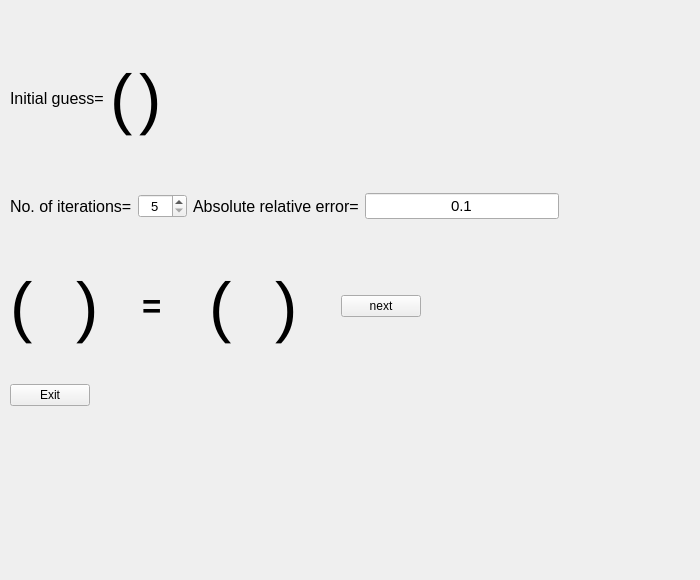
<?xml version="1.0" encoding="UTF-8"?>
<ui version="4.0">
 <class>Iterative</class>
 <widget class="QWidget" name="Iterative">
  <property name="geometry">
   <rect>
    <x>0</x>
    <y>0</y>
    <width>700</width>
    <height>580</height>
   </rect>
  </property>
  <property name="windowTitle">
   <string>Form</string>
  </property>
  <widget class="QWidget" name="layoutWidget">
   <property name="geometry">
    <rect>
     <x>10</x>
     <y>10</y>
     <width>799</width>
     <height>209</height>
    </rect>
   </property>
   <layout class="QVBoxLayout" name="verticalLayout">
    <item>
     <layout class="QHBoxLayout" name="horizontalLayout">
      <item>
       <widget class="QLabel" name="label">
        <property name="font">
         <font>
          <pointsize>12</pointsize>
         </font>
        </property>
        <property name="text">
         <string>Initial guess=</string>
        </property>
       </widget>
      </item>
      <item>
       <widget class="QLabel" name="label_2">
        <property name="font">
         <font>
          <pointsize>50</pointsize>
          <weight>50</weight>
          <bold>false</bold>
         </font>
        </property>
        <property name="text">
         <string>(</string>
        </property>
       </widget>
      </item>
      <item>
       <layout class="QGridLayout" name="guessgrid"/>
      </item>
      <item>
       <widget class="QLabel" name="label_3">
        <property name="font">
         <font>
          <pointsize>50</pointsize>
         </font>
        </property>
        <property name="text">
         <string>)</string>
        </property>
       </widget>
      </item>
      <item>
       <spacer name="horizontalSpacer_2">
        <property name="orientation">
         <enum>Qt::Horizontal</enum>
        </property>
        <property name="sizeHint" stdset="0">
         <size>
          <width>40</width>
          <height>20</height>
         </size>
        </property>
       </spacer>
      </item>
     </layout>
    </item>
    <item>
     <layout class="QHBoxLayout" name="horizontalLayout_2">
      <item>
       <widget class="QLabel" name="iterationlabel">
        <property name="font">
         <font>
          <pointsize>12</pointsize>
         </font>
        </property>
        <property name="text">
         <string>No. of iterations=</string>
        </property>
       </widget>
      </item>
      <item>
       <widget class="QSpinBox" name="iteration">
        <property name="font">
         <font>
          <pointsize>10</pointsize>
         </font>
        </property>
        <property name="alignment">
         <set>Qt::AlignCenter</set>
        </property>
        <property name="minimum">
         <number>5</number>
        </property>
        <property name="maximum">
         <number>200</number>
        </property>
       </widget>
      </item>
      <item>
       <widget class="QLabel" name="errorlabel">
        <property name="font">
         <font>
          <pointsize>12</pointsize>
         </font>
        </property>
        <property name="text">
         <string>Absolute relative error=</string>
        </property>
       </widget>
      </item>
      <item>
       <widget class="QLineEdit" name="error">
        <property name="font">
         <font>
          <pointsize>11</pointsize>
         </font>
        </property>
        <property name="text">
         <string>0.1</string>
        </property>
        <property name="alignment">
         <set>Qt::AlignCenter</set>
        </property>
       </widget>
      </item>
      <item>
       <spacer name="horizontalSpacer">
        <property name="orientation">
         <enum>Qt::Horizontal</enum>
        </property>
        <property name="sizeType">
         <enum>QSizePolicy::Expanding</enum>
        </property>
        <property name="sizeHint" stdset="0">
         <size>
          <width>250</width>
          <height>20</height>
         </size>
        </property>
       </spacer>
      </item>
     </layout>
    </item>
   </layout>
  </widget>
  <widget class="QWidget" name="layoutWidget">
   <property name="geometry">
    <rect>
     <x>10</x>
     <y>240</y>
     <width>411</width>
     <height>133</height>
    </rect>
   </property>
   <layout class="QHBoxLayout" name="horizontalLayout_3">
    <item>
     <widget class="QLabel" name="label_9">
      <property name="font">
       <font>
        <pointsize>50</pointsize>
       </font>
      </property>
      <property name="text">
       <string>(</string>
      </property>
     </widget>
    </item>
    <item>
     <layout class="QGridLayout" name="iterativeconst">
      <property name="topMargin">
       <number>20</number>
      </property>
      <property name="bottomMargin">
       <number>20</number>
      </property>
      <property name="verticalSpacing">
       <number>0</number>
      </property>
     </layout>
    </item>
    <item>
     <widget class="QLabel" name="label_10">
      <property name="font">
       <font>
        <pointsize>50</pointsize>
       </font>
      </property>
      <property name="text">
       <string>)</string>
      </property>
     </widget>
    </item>
    <item>
     <widget class="QLabel" name="label_13">
      <property name="font">
       <font>
        <pointsize>25</pointsize>
        <weight>75</weight>
        <bold>true</bold>
       </font>
      </property>
      <property name="text">
       <string>=</string>
      </property>
     </widget>
    </item>
    <item>
     <widget class="QLabel" name="label_7">
      <property name="font">
       <font>
        <pointsize>50</pointsize>
       </font>
      </property>
      <property name="text">
       <string>(</string>
      </property>
     </widget>
    </item>
    <item>
     <layout class="QGridLayout" name="iterativesol"/>
    </item>
    <item>
     <widget class="QLabel" name="label_8">
      <property name="font">
       <font>
        <pointsize>50</pointsize>
       </font>
      </property>
      <property name="text">
       <string>)</string>
      </property>
     </widget>
    </item>
    <item>
     <widget class="QPushButton" name="next">
      <property name="font">
       <font>
        <pointsize>9</pointsize>
       </font>
      </property>
      <property name="text">
       <string>next</string>
      </property>
     </widget>
    </item>
   </layout>
  </widget>
  <widget class="QWidget" name="">
   <property name="geometry">
    <rect>
     <x>10</x>
     <y>380</y>
     <width>671</width>
     <height>30</height>
    </rect>
   </property>
   <layout class="QHBoxLayout" name="horizontalLayout_4">
    <item>
     <widget class="QPushButton" name="exit">
      <property name="sizePolicy">
       <sizepolicy hsizetype="Fixed" vsizetype="Fixed">
        <horstretch>0</horstretch>
        <verstretch>0</verstretch>
       </sizepolicy>
      </property>
      <property name="font">
       <font>
        <pointsize>9</pointsize>
       </font>
      </property>
      <property name="text">
       <string>Exit</string>
      </property>
     </widget>
    </item>
    <item>
     <widget class="QLabel" name="converge">
      <property name="sizePolicy">
       <sizepolicy hsizetype="Expanding" vsizetype="Preferred">
        <horstretch>0</horstretch>
        <verstretch>0</verstretch>
       </sizepolicy>
      </property>
      <property name="text">
       <string/>
      </property>
     </widget>
    </item>
   </layout>
  </widget>
 </widget>
 <resources/>
 <connections/>
</ui>
